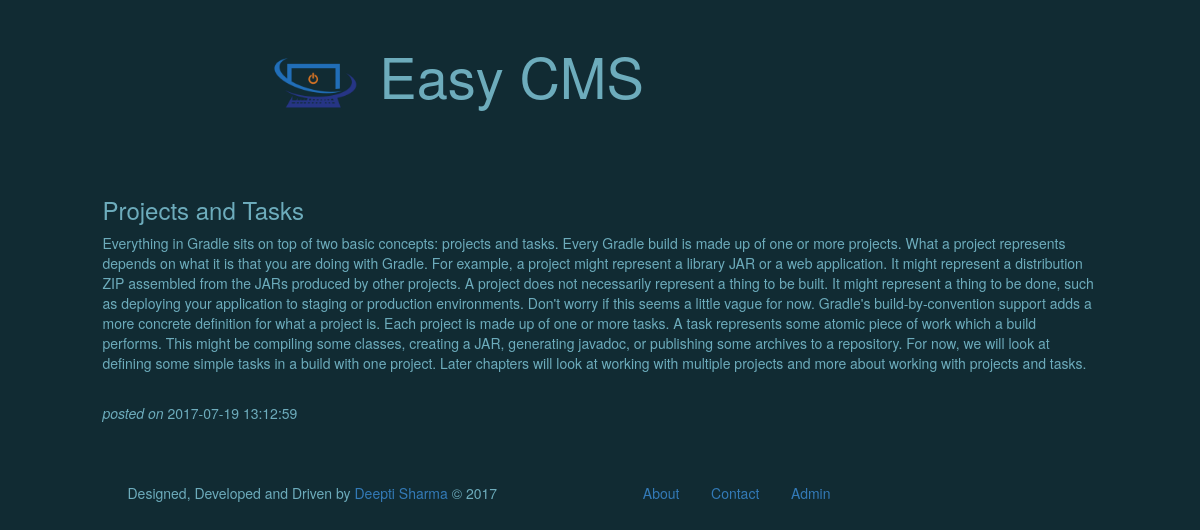
The page /post.php?id=1 on the database its author committed.
### tables this page shows
CREATE TABLE `easy_posts` (
  `post_id` int(11) NOT NULL AUTO_INCREMENT,
  `post_title` varchar(300) NOT NULL,
  `post_text` text NOT NULL,
  `date_of_post` datetime DEFAULT NULL,
  `post_active` int(1) NOT NULL DEFAULT '1',
  `date_of_edit` datetime NOT NULL,
  PRIMARY KEY (`post_id`)
);

### config/db.php (called while the page is built, shortened)
<?php
include_once 'header.php';
function getPostFromId($postId){
    $getPost = mysql_query("SELECT post_id,post_title,post_text,date_of_post FROM `easy_posts` WHERE post_id = ".$postId);
    $row = mysql_fetch_array($getPost);
    return $row;
}

### web/post.php (the view)
<?php
include_once '../config/db.php';
$postId = $_GET[id];
$postCurrent = getPostFromId($postId);
?>
<div class="row">
    <div class="col-lg-offset-1 col-md-offset-1 col-sm-offset-1 col-xs-offset-1 col-lg-10 col-md-10 col-sm-10 col-xs-10 post">
        <?php
        echo ' <h3>' . $postCurrent[post_title] . '</h3>';
        ?>
        <p>
            <?php
            echo $postCurrent[post_text];
            echo '</p>';
            echo '<br><i>posted on </i>' . $postCurrent[date_of_post];
            ?>
    </div>
     <div class="col-lg-1 col-md-1 col-sm-1 col-xs-1"></div>
</div>
<?php
include_once './footer.php';
?>

### css/style.css (style rules this page uses)
body { background-color: rgb(17,43,51); color: rgb(109,172,188); }
.post { margin-top:5%; }

### rows shown on the page
easy_posts: post_title "Projects and Tasks", post_text "Everything in Gradle sits on top of two basic concepts: projects and tasks. Every Gradle build is made up of one or more projects. What a project represents depends on what it is that you are doing with Gradle. For example, a project might represent a library JAR or a web application. It might represent a distribution ZIP assembled from the JARs produced by other projects. A project does not necessarily represent a thing to be built. It might represent a thing to be done, such as deploying your application to staging or production environments. Don't worry if this seems a little vague for now. Gradle's build-by-convention support adds a more concrete definition for what a project is. Each…", date_of_post "2017-07-19 13:12:59"
